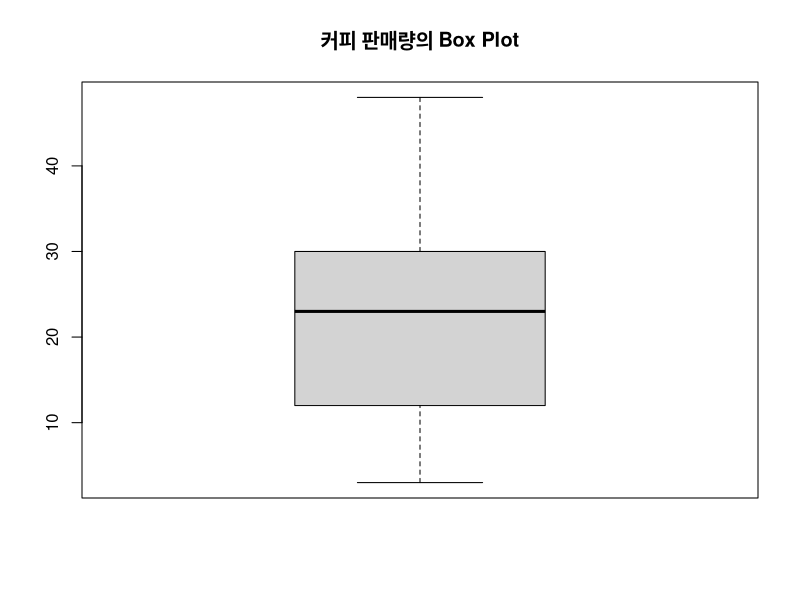
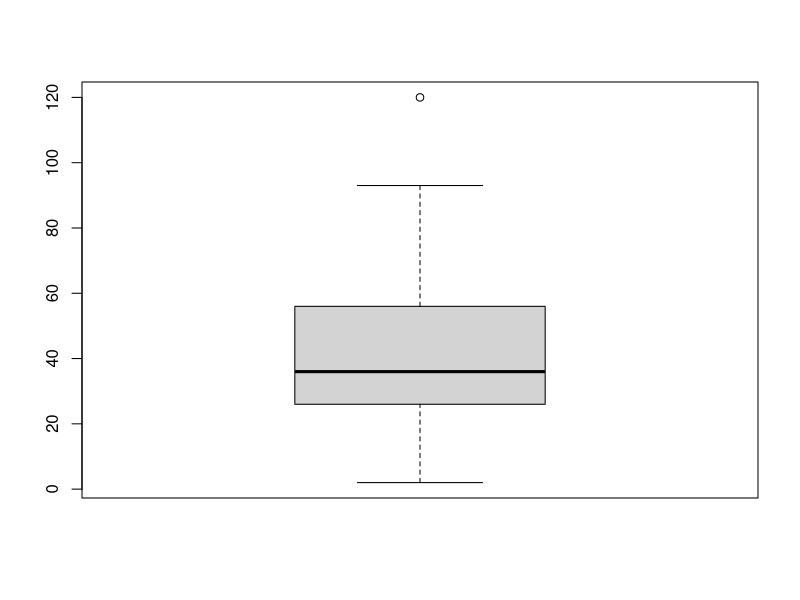
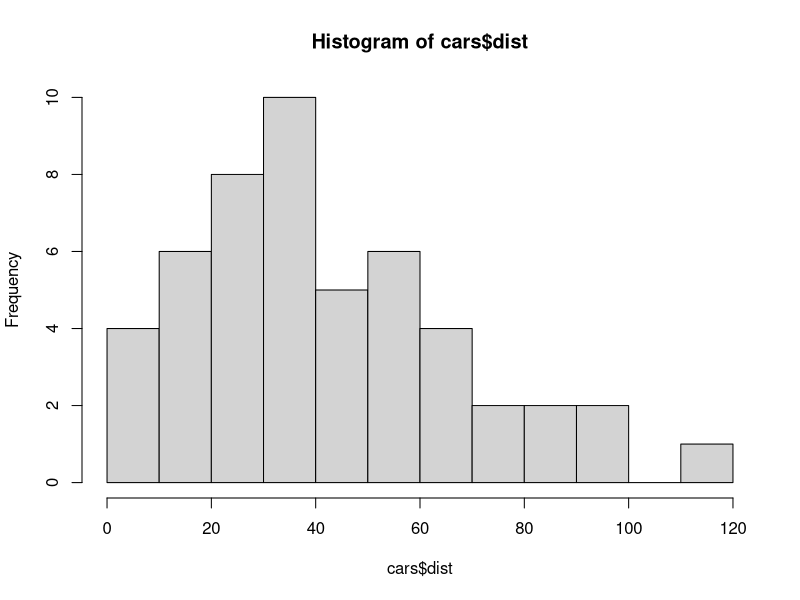

Here is the R script that generated these plots, in order:
# 숫자 데이터를 범주형으로 인식하지 못하게 하여야 함
cafe = read.csv('data/cafedata.csv', stringsAsFactors=F)
str(cafe)
head(cafe)
dim(cafe)       # 48 22
summary(cafe)   # pandas describe()와 유사

# 커피 판매량의 최대값과 최소값
cafe$Coffees = as.numeric(cafe$Coffees)
sort(cafe$Coffees)
sort(cafe$Coffees)[1]                   # 최소값
sort(cafe$Coffees, decreasing=T)[1]     # 최대값
sort(cafe$Coffees)[length(cafe$Coffees)-sum(is.na(cafe$Coffees))]

min(cafe$Coffees, na.rm=T)
max(cafe$Coffees, na.rm=T)

##### 대표값
# 최빈값을 알기 위한 방법
stem(cafe$Coffees)      # 줄기-잎 그림
table(cafe$Coffees)

# 평균
num.na = sum(is.na(cafe$Coffees))       # NA 의 갯수
weight = 1 / (length(cafe$Coffees) - num.na)
sum(cafe$Coffees * weight, na.rm=T)     # 산술 평균
mean(cafe$Coffees, na.rm=T)

# 양 끝 값의 변화에 따른 평균의 변화
rc = na.omit(cafe$Coffees)
length(rc)
rc[rc == max(rc)] = 480
mean(rc)                    # 21.5 --> 30.7 로 바뀜

# 중앙값
median.idx = (1 + length(rc)) / 2
median.idx
sort(rc)[median.idx]            # 23
median(cafe$Coffees, na.rm=T)   # 23

# 양 끝 값의 변화에 따른 평균의 변화는 크고, 중앙값의 변화는 없다.

##### 자료의 퍼진 정도 - 표준편차와 사분위수

### 표준 편차
# 아래와 같이 계산하면 퍼진 정도를 알 수 없다
height = seq(164, 176, 2)
height.m = mean(height)
h.dev = height - height.m
sum(h.dev)

sum(h.dev ^ 2) / 7
mean(h.dev ^ 2)             # 분산 - 16
sqrt(mean(h.dev ^ 2))       # 표준편차 - 4

# R에서 제공하는 함수
var(height)                 # 표본 분산 - 18.67
sd(height)                  # 표본 표준편차 - 4.32

### 사분위수
quantile(cafe$Coffees, na.rm=T)
qs = quantile(cafe$Coffees, na.rm=T)
bp = boxplot(cafe$Coffees, main='커피 판매량의 Box Plot')

IQR(cafe$Coffees, na.rm=T)
qs[4] - qs[2]               # 3분위수 - 1분위수 --> IQR(Inter Quantile Range)

### 이상치(Outlier)
boxplot(cars$dist)
hist(cars$dist, breaks=seq(0,120,10))

qs = quantile(cars$dist)
iqr = qs[4] - qs[2]
upperlimit = qs[4] + 1.5 * iqr
lowerlimit = qs[2] - 1.5 * iqr
cars$dist[cars$dist > upperlimit | cars$dist < lowerlimit]  # 120, 이상치